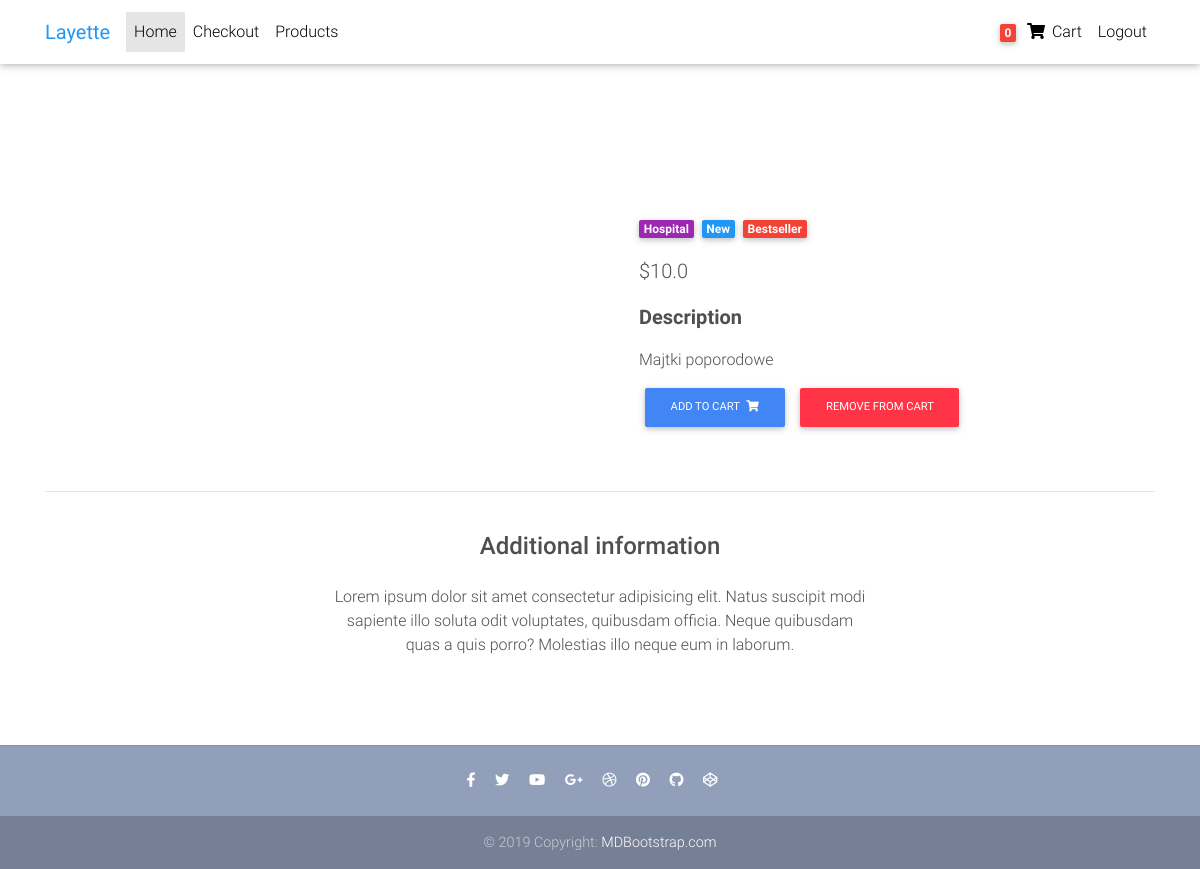
The page /product/majtki-poporodowe/ (signed in) on the database its author committed.
### shop_app/models.py (models this page shows, shortened)
class Order(models.Model):
    user = models.ForeignKey(settings.AUTH_USER_MODEL,
                             on_delete=models.CASCADE)
    ref_code = models.CharField(max_length=20)
    items = models.ManyToManyField(OrderItem)
    start_date = models.DateTimeField(auto_now_add=True)
    ordered_date = models.DateTimeField()
    ordered = models.BooleanField(default=False)
    billing_address = models.ForeignKey(
        'Address', related_name='billing_address', on_delete=models.SET_NULL, blank=True, null=True)
    shipping_address = models.ForeignKey(
        'Address', related_name='shipping_address', on_delete=models.SET_NULL, blank=True, null=True)
    payment = models.ForeignKey(
        'Payment', on_delete=models.SET_NULL, blank=True, null=True
    )
    coupon = models.ForeignKey(
        'Coupon', on_delete=models.SET_NULL, blank=True, null=True
    )
    being_delivered = models.BooleanField(default=False)
    received = models.BooleanField(default=False)
    refund_requested = models.BooleanField(default=False)
    refund_granted = models.BooleanField(default=False)

class Item(models.Model):
    title = models.CharField(_('Title'), max_length=100)
    price = models.FloatField(_('Price'),)
    discount_price = models.FloatField(_('Discount price'),blank=True, null=True)
    category = models.CharField(_('Category'),choices=CATEGORY_CHOICES, max_length=2)
    label = models.CharField(_('Label'), choices=LABEL_CHOICES, max_length=1)
    slug = models.SlugField()
    description = models.TextField(_('Description'),)
    image = models.ImageField(_('Image'),)
    def get_add_to_cart_url(self):
        return reverse("shop_app:add-to-cart", kwargs={
            'slug': self.slug
        })
    def get_remove_from_cart_url(self):
        return reverse("shop_app:remove-from-cart", kwargs={
            'slug': self.slug
        })

### shop_app/views.py (the view)
# urls.py: path('product/<slug>/', ItemDetailView.as_view(), name='product'),
class ItemDetailView(DetailView):
    model = Item
    template_name = "product.html"

### shop_app/templatetags/cart_template_tags.py (called while the page is built)
@register.filter
def cart_item_count(user):
    if user.is_authenticated:
        qs = Order.objects.filter(user=user, ordered=False)
        if qs.exists():
            return qs[0].items.count()
    return 0

### templates/product.html (shortened to what this page needs)
{% extends 'base.html' %}
{% block content %}
<main class="mt-5 pt-4">
  <div class="container dark-grey-text mt-5">
    <div class="row wow fadeIn">
      <div class="col-md-6 mb-4">
      </div>
      <div class="col-md-6 mb-4">
        <div class="p-4">
          <div class="mb-3">
            <a href="">
              <span class="badge purple mr-1">{{ object.get_category_display }}</span>
            </a>
            <a href="">
              <span class="badge blue mr-1">New</span>
            </a>
            <a href="">
              <span class="badge red mr-1">Bestseller</span>
            </a>
          </div>
          <p class="lead">
            {% if item.discount_price %}
              <span class="mr-1">
                <del>${{ object.price }}</del>
              </span>
            <span>${{ object.discount_price }}</span>
            {% else %}
            <span>${{ object.price }}</span>
            {% endif %}
          </p>
          <p class="lead font-weight-bold">Description</p>
          <p>{{ object.description }}</p>
            <a href="{{ object.get_add_to_cart_url }}" class="btn btn-primary btn-md my-0 p">Add to cart
              <i class="fas fa-shopping-cart ml-1"></i>
            </a>
            <a href="{{ object.get_remove_from_cart_url }}" class="btn btn-danger btn-md my-0 p">Remove from cart
            </a>
        </div>
      </div>
    </div>
    <hr>
    <div class="row d-flex justify-content-center wow fadeIn">
      <div class="col-md-6 text-center">
        <h4 class="my-4 h4">Additional information</h4>
        <p>Lorem ipsum dolor sit amet consectetur adipisicing elit. Natus suscipit modi sapiente illo soluta odit
          voluptates,
          quibusdam officia. Neque quibusdam quas a quis porro? Molestias illo neque eum in laborum.</p>
      </div>
    </div>
    <div class="row wow fadeIn">
      <div class="col-lg-4 col-md-12 mb-4">
      </div>
      <div class="col-lg-4 col-md-6 mb-4">
      </div>
      <div class="col-lg-4 col-md-6 mb-4">
      </div>
    </div>
  </div>
</main>
{% endblock content %}

### templates/navbar.html (shortened to what this page needs)
{% load cart_template_tags %}
<nav class="navbar fixed-top navbar-expand-lg navbar-light white scrolling-navbar">
    <div class="container">
        <a class="navbar-brand waves-effect" href="{% url 'shop_app:home' %}" target="_blank">
            <strong class="blue-text">Layette</strong>
        </a>
        <div class="collapse navbar-collapse" id="navbarSupportedContent">
            <ul class="navbar-nav mr-auto">
                <li class="nav-item active">
                    <a class="nav-link waves-effect" href="/">Home
                    </a>
                </li>
                <li class="nav-item">
                    <a class="nav-link waves-effect" href="/checkout" target="_blank">Checkout</a>
                </li>
                <li class="nav-item">
                    <a class="nav-link waves-effect" href="/products"
                       target="_blank">Products</a>
                </li>
            </ul>
            {% if request.user.is_authenticated %}
            <ul class="navbar-nav nav-flex-icons">
                <li class="nav-item">
                    <a href="{% url 'shop_app:order-summary' %}" class="nav-link waves-effect">
                        <span class="badge red z-depth-1 mr-1"> {{ request.user|cart_item_count }} </span>
                        <i class="fas fa-shopping-cart"></i>
                        <span class="clearfix d-none d-sm-inline-block"> Cart </span>
                    </a>
                </li>
                <li class="nav-item">
                    <a href="{% url 'account_logout' %}" class="nav-link waves-effect">
                        <span class="clearfix d-none d-sm-inline-block">Logout</span>
                    </a>
                </li>
            </ul>
            {% endif %}
        </div>
    </div>
</nav>

### templates/base.html (style rules this page uses)
html, body, header, .carousel { height: 60vh; }

### rows shown on the page
Item: category "Hospital", price "10.0", description "Majtki poporodowe"

### other values the page prints
{{ request.user|cart_item_count }} "0"
